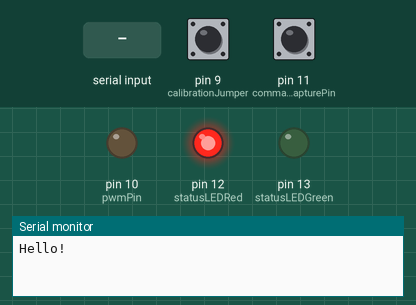
Simulated run of this sketch. Board: Arduino Uno, built with avr-gcc and run on an emulated ATmega328P. Shown: output pins drawn as LEDs (lit = HIGH), the last lines printed to the serial monitor. Inputs (shaded band) come from the test bench; at power-on: pin 9 (calibrationJumper) HIGH, pin 11 (commandCapturePin) HIGH. EEPROM starts erased.

Above: at 1.2 s.
1.3 s: pin 9 (calibrationJumper) pulled LOW for 0.15 s
At 2.5 s:
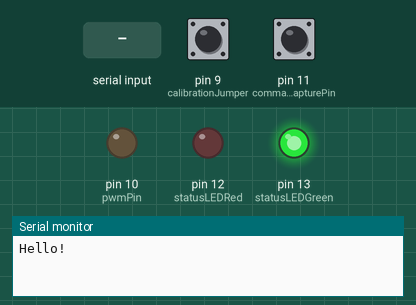
3.0 s: "1" received over Serial
At 3.3 s:
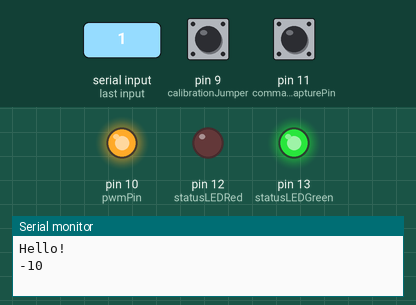
4.5 s: pin 9 (calibrationJumper) pulled LOW for 1 s
7.0 s: "2" received over Serial
At 7.5 s:
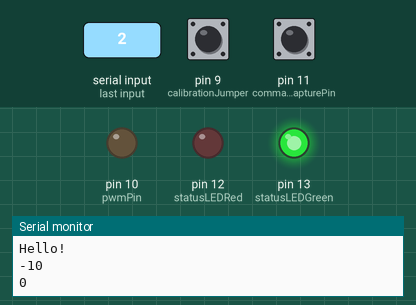
8.5 s: pin 9 (calibrationJumper) pulled LOW for 0.15 s
Timing chart, 0 to 11.1 s (numbered marks = the images above; inputs shaded):
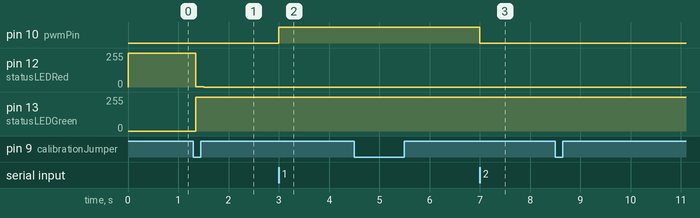

Measured:
- after the input at 1.3 s, pin 12 (statusLEDRed): 255/255 → 3/255 after 0.05 s, → 0/255 0.16 s later; pin 13 (statusLEDGreen): 0/255 → 254/255 after 0.05 s, → 255/255 0.16 s later
- after the input at 3.0 s, pin 10 (pwmPin): LOW → HIGH at once
- after the input at 7.0 s, pin 10 (pwmPin): HIGH → LOW at once

The sketch:

sketch.ino
```cpp
#include <EEPROM.h>

  int statusLEDRed = 12;
  int statusLEDGreen = 13;
  int pwmPin = 10;
  int commandCapturePin = 11;
  int calibrationJumper = 9;
  int calibrationSettings[2] = {0};  //0 = brake/float; 1 = full throttle
  int EEPROMAddresses[2] = {0};
  int timeout = 20; //TODO get a value for this
  int currentCommand = 0;

void setup() {
  Serial.begin(9600);
  Serial.println("Hello!");
  TCCR2B = TCCR2B & (0b11111000 | 0x1);
  pinMode(calibrationJumper, INPUT);
  digitalWrite(calibrationJumper, HIGH);
  pinMode(statusLEDRed, OUTPUT);
  pinMode(statusLEDGreen, OUTPUT);
  pinMode(commandCapturePin, INPUT);
  digitalWrite(commandCapturePin, HIGH);
  EEPROMAddresses[0] = 0;
  EEPROMAddresses[1] = 1;
  //eeprom_busy_wait();
  calibrationSettings[0] = EEPROM.read(EEPROMAddresses[0]);
  //eeprom_busy_wait();
  calibrationSettings[1] = EEPROM.read(EEPROMAddresses[1]);
}

void loop() {
  //currentCommand = 0;
  if (digitalRead(calibrationJumper) == 0) {
    digitalWrite(statusLEDRed, 1);
    digitalWrite(statusLEDGreen, 0);
    calibrationSettings[0] = pulseIn(commandCapturePin, 1, timeout); //gets time signal is high in us
    digitalWrite(statusLEDRed, 1);
    digitalWrite(statusLEDGreen, 1);
	//delay here
    calibrationSettings[1] = pulseIn(commandCapturePin, 1, timeout); //gets time signal is high in us
    digitalWrite(statusLEDRed, 0);
    digitalWrite(statusLEDGreen, 1);
    EEPROM.write(EEPROMAddresses[0], calibrationSettings[0]);
    EEPROM.write(EEPROMAddresses[1], calibrationSettings[1]);
  }

  int holder = 0;
  int command = 0;
  //holder = pulseIn(commandCapturePin, 1, timeout); //gets time signal is high in us
  if (holder >= calibrationSettings[1]) {
    command = 255;
    digitalWrite(statusLEDGreen, 1);
    digitalWrite(statusLEDRed, 0);
  }
  else if (holder <= calibrationSettings[0]) {
    digitalWrite(statusLEDGreen, 0);
    digitalWrite(statusLEDRed, 1);
    command = 0;
  }
  else {
	holder = holder - calibrationSettings[0];
	int range = calibrationSettings[1] - calibrationSettings[0];
	float scalar = (float)(255/range);
    command = (int)(command*scalar);
    digitalWrite(statusLEDGreen, 1);
    digitalWrite(statusLEDRed, 1);
  }


  while (Serial.available()) {
		int input = Serial.read();
		switch (input) {
			case 49:
				currentCommand = currentCommand - 10;
				break;
			case 50:
				currentCommand = currentCommand + 10;
				break;
			case 48:
				currentCommand = 0;
				break;
		}
		Serial.println(currentCommand);
	}
  //currentCommand = 100;
  //currentCommand = command;
  analogWrite(pwmPin, currentCommand);

}
```
